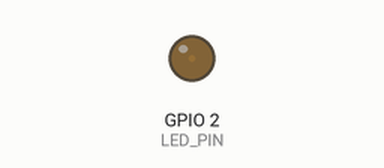
Simulated run of this sketch. Board: ESP32. Shown: output pins drawn as LEDs (lit = HIGH).

Above: at 0.05 s.
At 2.15 s:
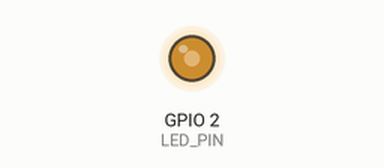
At 3.45 s:
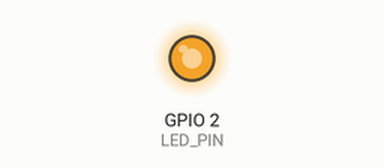
At 6.9 s:
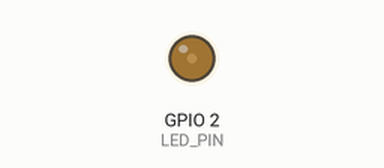
Timing chart, 0 to 10.0 s (numbered marks = the images above):
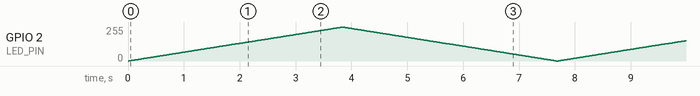

The sketch:

LEDC.ino
```cpp
// `ledcAttach` function sets up a LEDC pin with a given frequency and resolution. The LEDC channel is selected automatically.

// bool ledcAttach(uint8_t pin, uint32_t freq, uint8_t resolution);
// This function returns true if the configuration is successful, and false otherwise.

// If you prefer to setup the LEDC channel manually, you can use
// bool ledcAttachChannel(uint8_t pin, uint32_t freq, uint8_t resolution, uint8_t channel);
// This function also returns true if the configuration is successful and false otherwise.

// You can now use `ledcWrite` function to set the duty cycle of the PWM signal

#define LED_PIN 2

// PWM Properties
const int freq = 5000;
const int resolution = 8;

// As we're using 8-bit resolution, the duty cycle will be controlled using a value from 0 to 255.

void setup()
{
    // Configure LED PWM
    ledcAttach(LED_PIN, freq, resolution);
}

void loop()
{
    // Increase the LED brightness
    for (int dutyCycle = 0; dutyCycle <= 255; dutyCycle++)
    {
        // Changing the LED brightness with PWM
        ledcWrite(LED_PIN, dutyCycle);
        delay(15);
    }

    // Decrease the LED brightness
    for (int dutyCycle = 255; dutyCycle >= 0; dutyCycle--)
    {
        // Changing the LED brightness with PWM
        ledcWrite(LED_PIN, dutyCycle);
        delay(15);
    }
}
```
